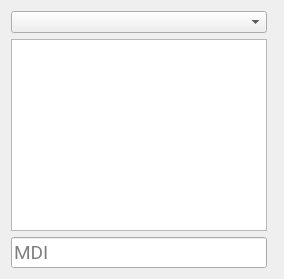
        <widget class="QWidget" name="tab_2">
         <attribute name="title">
          <string>Main</string>
         </attribute>
         <layout class="QHBoxLayout" name="horizontalLayout">
          <item>
           <widget class="QSplitter" name="splitter">
            <property name="focusPolicy">
             <enum>Qt::NoFocus</enum>
            </property>
            <property name="lineWidth">
             <number>2</number>
            </property>
            <property name="orientation">
             <enum>Qt::Horizontal</enum>
            </property>
            <property name="handleWidth">
             <number>10</number>
            </property>
            <widget class="QWidget" name="verticalLayoutWidget">
             <property name="focusPolicy">
              <enum>Qt::NoFocus</enum>
             </property>
             <layout class="QVBoxLayout" name="verticalLayout_2">
              <item>
               <widget class="RecentFileComboBox" name="recentfilecombobox">
                <property name="minimumSize">
                 <size>
                  <width>0</width>
                  <height>0</height>
                 </size>
                </property>
                <property name="focusPolicy">
                 <enum>Qt::NoFocus</enum>
                </property>
               </widget>
              </item>
              <item>
               <widget class="GcodeTextEdit" name="gcodetextedit">
                <property name="frameShape">
                 <enum>QFrame::StyledPanel</enum>
                </property>
               </widget>
              </item>
              <item>
               <widget class="MDIEntry" name="entry">
                <property name="font">
                 <font>
                  <family>Roboto</family>
                  <pointsize>14</pointsize>
                 </font>
                </property>
                <property name="focusPolicy">
                 <enum>Qt::ClickFocus</enum>
                </property>
                <property name="placeholderText">
                 <string>MDI</string>
                </property>
               </widget>
              </item>
             </layout>
            </widget>
           </widget>
          </item>
          <item>
           <widget class="VTKBackPlot" name="vtkbackplot">
            <property name="backgroundColor" stdset="0">
             <color>
              <red>154</red>
              <green>153</green>
              <blue>150</blue>
             </color>
            </property>
            <property name="backgroundColor2" stdset="0">
             <color>
              <red>246</red>
              <green>245</green>
              <blue>244</blue>
             </color>
            </property>
            <property name="feedColor" stdset="0">
             <color>
              <red>255</red>
              <green>120</green>
              <blue>0</blue>
             </color>
            </property>
           </widget>
          </item>
         </layout>
        </widget>
